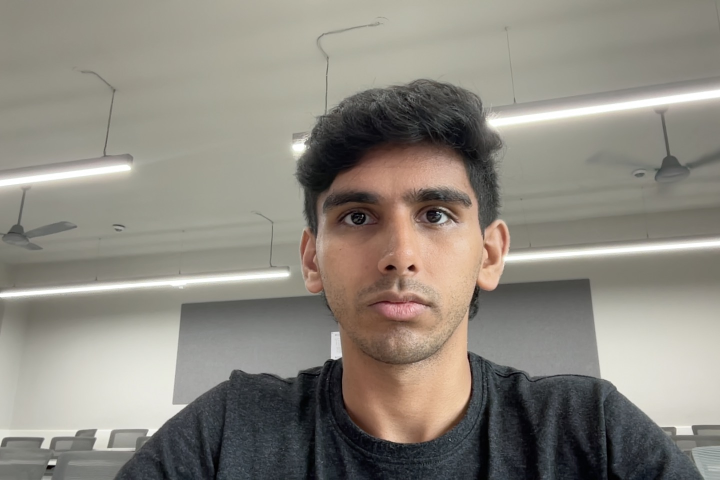
#> input picture known_faces/Aayush.jpg, 1440 x 960 px (shown at 1/2 size); its folder holds only this picture in this run
$ python -i face_database.py   (imports and definitions only)
#> lines starting #> are read from the running program, lines starting #| are printed output that depends on the picture
import sqlite3
import cv2
import numpy as np
import os
import pickle
import re

class FaceDatabase:
    def __init__(self, db_path="database/faces.db"):
        self.db_path = db_path
        self.face_cascade = cv2.CascadeClassifier(cv2.data.haarcascades + 'haarcascade_frontalface_default.xml')

        # Initialize LBPH recognizer
        self.face_recognizer = cv2.face.LBPHFaceRecognizer_create(radius=1, neighbors=8, grid_x=8, grid_y=8)

        # Maps for label <-> name and adaptive thresholds
        self.label_to_name = {}
        self.name_to_label = {}
        self.label_thresholds = {}

        self.init_database()

        # Load faces from known_faces folder if database is empty
        faces = self.get_all_faces()
        if len(faces) == 0:
            print("Database is empty. Loading faces from known_faces folder...")
            self.setup_known_faces()
        else:
            self._load_and_train_from_db()

    def init_database(self):
        """Initialize SQLite database"""
        os.makedirs(os.path.dirname(self.db_path), exist_ok=True)
        conn = sqlite3.connect(self.db_path)
        cursor = conn.cursor()

        cursor.execute('''
            CREATE TABLE IF NOT EXISTS faces (
                id INTEGER PRIMARY KEY AUTOINCREMENT,
                name TEXT NOT NULL,
                encoding BLOB NOT NULL,
                image_path TEXT
            )
        ''')
        conn.commit()
        conn.close()

    def add_face(self, name, image_path):
        """Add a face encoding to database using OpenCV"""
#> called with name = 'Aayush', image_path = 'known_faces/Aayush.jpg'
        # Normalize name
        name = self._normalize_name(name)

        # Load and detect the face
        image = cv2.imread(image_path)
#> image is the input picture: shape (960, 1440, 3); mean B, G, R 126.8, 135.6, 140.2
        if image is None:
            return False, "Could not load image"

        gray = cv2.cvtColor(image, cv2.COLOR_BGR2GRAY)
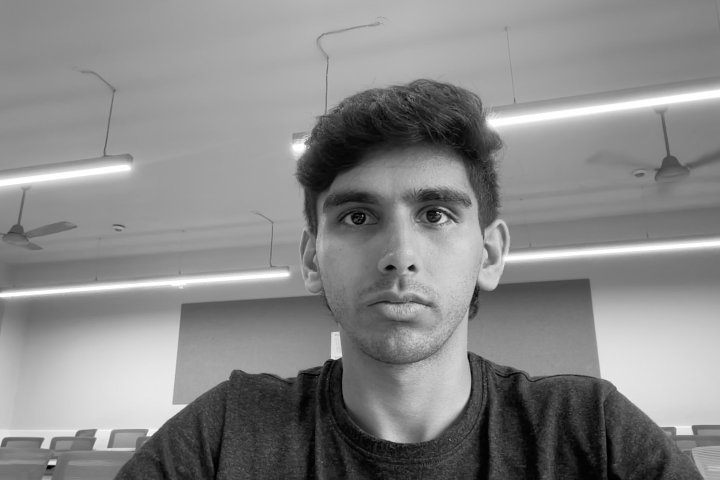
#> gray: shape (960, 1440) (shown at 1/2 size); min 0, max 255, mean 136
        faces = self.face_cascade.detectMultiScale(gray, 1.1, 4)
#> faces = [[594, 275, 409, 409]]

        if len(faces) == 0:
            return False, "No face found in image"

        # Get the first detected face
        (x, y, w, h) = faces[0]
#> x = 594; y = 275; w = 409; h = 409
        face_roi = gray[y:y+h, x:x+w]
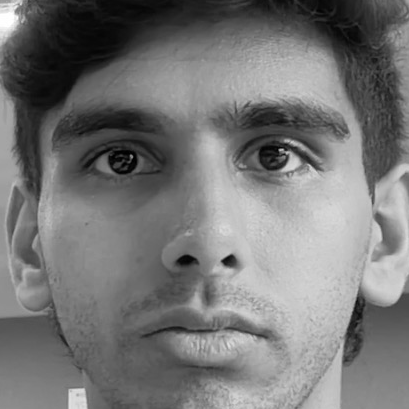
#> face_roi: shape (409, 409); min 0, max 255, mean 118.4

        # Resize and normalize
        face_roi = cv2.resize(face_roi, (100, 100))
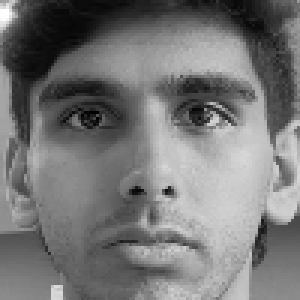
#> face_roi: shape (100, 100) (shown 3 times larger); min 1, max 255, mean 118.3
        clahe = cv2.createCLAHE(clipLimit=2.0, tileGridSize=(8, 8))
        face_roi = clahe.apply(face_roi)
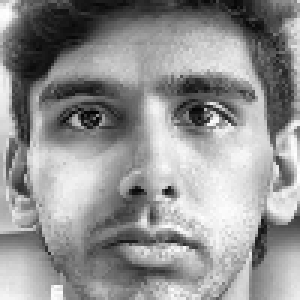
#> face_roi: shape (100, 100) (shown 3 times larger); min 3, max 255, mean 146

        # Store in database
        conn = sqlite3.connect(self.db_path)
        cursor = conn.cursor()

        try:
            face_bytes = pickle.dumps(face_roi)
            cursor.execute('''
                INSERT INTO faces (name, encoding, image_path)
                VALUES (?, ?, ?)
            ''', (name, face_bytes, image_path))
            conn.commit()

            # Retrain recognizer
            self._load_and_train_from_db()
            return True, "Face added successfully"
        except Exception as e:
            return False, f"Error: {str(e)}"
        finally:
            conn.close()

    def get_all_faces(self):
        """Retrieve all face encodings and names"""
        conn = sqlite3.connect(self.db_path)
        cursor = conn.cursor()
        cursor.execute('SELECT name, encoding FROM faces')

        faces = []
        for row in cursor.fetchall():
            name = row[0]
            encoding = pickle.loads(row[1])
            faces.append((name, encoding))

        conn.close()
        return faces

    def delete_face(self, name: str):
        """Delete a face by name"""
        conn = sqlite3.connect(self.db_path)
        try:
            cursor = conn.cursor()
            cursor.execute('DELETE FROM faces WHERE name = ?', (name,))
            conn.commit()
        finally:
            conn.close()

        self._load_and_train_from_db()
        return True

    # [12 lines left out: function reset_database, not called in this run]

    def setup_known_faces(self, faces_folder="known_faces"):
        """Setup database with images from known_faces folder"""
        if not os.path.exists(faces_folder):
            os.makedirs(faces_folder)
            print(f"Created {faces_folder} folder. Please add photos.")
            return

        entries = os.listdir(faces_folder)
        added_count = 0

        for entry in entries:
            entry_path = os.path.join(faces_folder, entry)

            if os.path.isdir(entry_path):
                # Person folder with multiple images
                person_name = self._normalize_name(entry)
                for file in os.listdir(entry_path):
                    if file.lower().endswith(('.jpg', '.jpeg', '.png')):
                        image_path = os.path.join(entry_path, file)
                        success, message = self.add_face(person_name, image_path)
                        if success:
                            added_count += 1
                        print(f"{person_name}: {message}")
            else:
                # Single image file
                if entry.lower().endswith(('.jpg', '.jpeg', '.png')):
                    base = os.path.splitext(entry)[0]
                    person_name = self._normalize_name(base)
                    success, message = self.add_face(person_name, entry_path)
                    if success:
                        added_count += 1
                    print(f"{person_name}: {message}")

        print(f"\n✅ Total faces added: {added_count}")

    def _normalize_name(self, raw_name: str) -> str:
        """Normalize filenames to canonical person name"""
        name = raw_name.strip()

        # Remove trailing patterns like (1), (2)
        name = re.sub(r"\s*\(\d+\)\s*$", "", name)

        # Remove trailing underscore/dash + digits
        name = re.sub(r"[_-]\d+\s*$", "", name)

        # Remove trailing space + digits
        name = re.sub(r"\s\d+\s*$", "", name)

        # Collapse extra spaces
        name = re.sub(r"\s+", " ", name)

        return name

    # [33 lines left out: function recognize_face, not called in this run]

    def _load_and_train_from_db(self):
        """Load all faces from DB and train LBPH recognizer"""
        faces = self.get_all_faces()

        if not faces:
            self.label_to_name = {}
            self.name_to_label = {}
            self.label_thresholds = {}
            return

        images = []
        labels = []
        self.label_to_name = {}
        self.name_to_label = {}
        self.label_thresholds = {}
        next_label = 0

        for name, face_img in faces:
            if name not in self.name_to_label:
                self.name_to_label[name] = next_label
                self.label_to_name[next_label] = name
                next_label += 1

            # Ensure correct size and normalization
            if len(face_img.shape) == 3:
                face_img = cv2.cvtColor(face_img, cv2.COLOR_BGR2GRAY)

            face_img = cv2.resize(face_img, (100, 100))
            clahe = cv2.createCLAHE(clipLimit=2.0, tileGridSize=(8, 8))
            face_img = clahe.apply(face_img)

            images.append(face_img)
            labels.append(self.name_to_label[name])

        if images and labels:
            # Train recognizer
            self.face_recognizer = cv2.face.LBPHFaceRecognizer_create(radius=1, neighbors=8, grid_x=8, grid_y=8)
            self.face_recognizer.train(images, np.array(labels, dtype=np.int32))

            # Calculate adaptive thresholds
            distances_per_label = {lbl: [] for lbl in set(labels)}

            for img, lbl in zip(images, labels):
                predicted_label, distance = self.face_recognizer.predict(img)
                if predicted_label == lbl:
                    distances_per_label[lbl].append(distance)

            # Strict thresholds to prevent false positives
            default_margin = 20.0  # Tighter margin for more accurate matching
            fallback_threshold = 100.0  # Stricter threshold to reduce false positives

            for lbl, dist_list in distances_per_label.items():
                if dist_list:
                    median_distance = float(np.median(dist_list))
                    # Use adaptive threshold with reasonable margin
                    self.label_thresholds[lbl] = min(fallback_threshold, median_distance + default_margin)
                else:
                    self.label_thresholds[lbl] = fallback_threshold

>>> result = FaceDatabase().delete_face('known_faces/Aayush.jpg')

$ run again, on known_faces/Divyansh.jpg
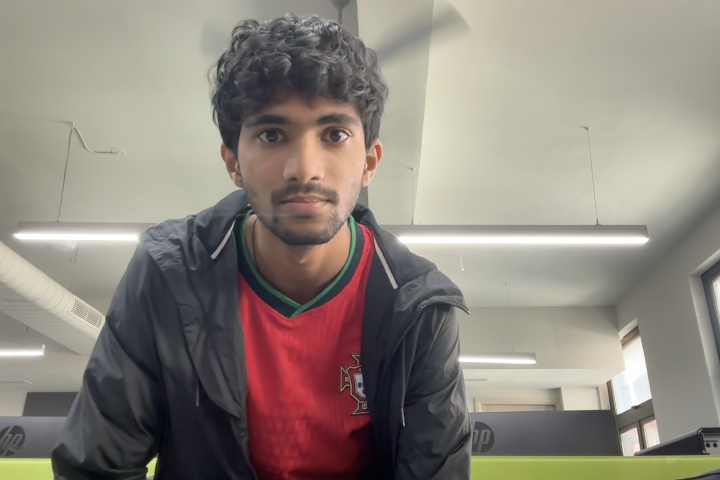
#> input picture known_faces/Divyansh.jpg, 1440 x 960 px (shown at 1/2 size)
#> in add_face, image is the input picture: shape (960, 1440, 3); mean B, G, R 124.6, 133.4, 141.9
#> in add_face, `gray = cv2.cvtColor(image, cv2.COLOR_BGR2GRAY)`:
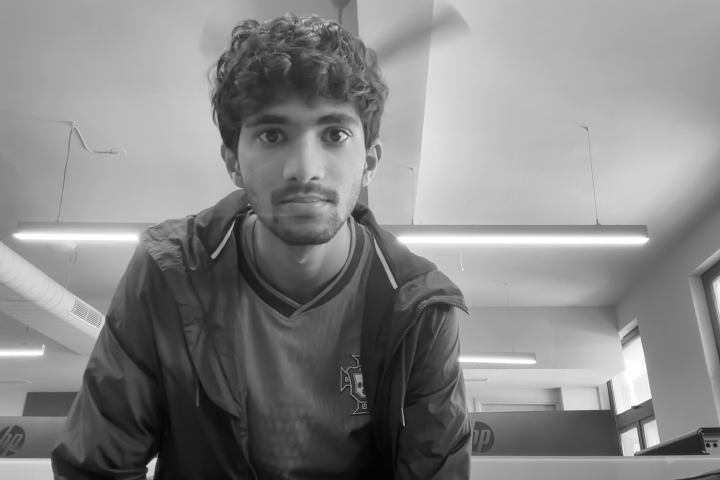
#> gray: shape (960, 1440) (shown at 1/2 size); min 2, max 255, mean 134.9
#> faces = [[427, 132, 362, 362]]
#> x = 427; y = 132; w = 362
#> in add_face, `face_roi = clahe.apply(face_roi)`:
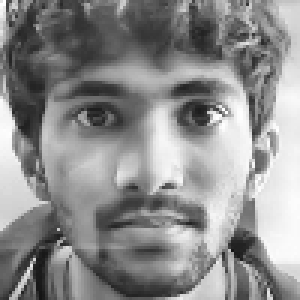
#> face_roi: shape (100, 100) (shown 3 times larger); min 20, max 255, mean 140.2

$ run again, on known_faces/Lalit.jpg
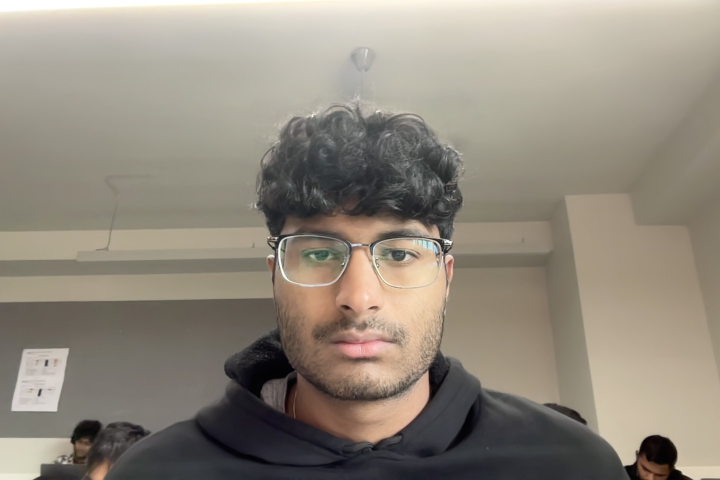
#> input picture known_faces/Lalit.jpg, 1440 x 960 px (shown at 1/2 size)
#> in add_face, image is the input picture: shape (960, 1440, 3); mean B, G, R 125.1, 137.4, 145.4
#> in add_face, `gray = cv2.cvtColor(image, cv2.COLOR_BGR2GRAY)`:
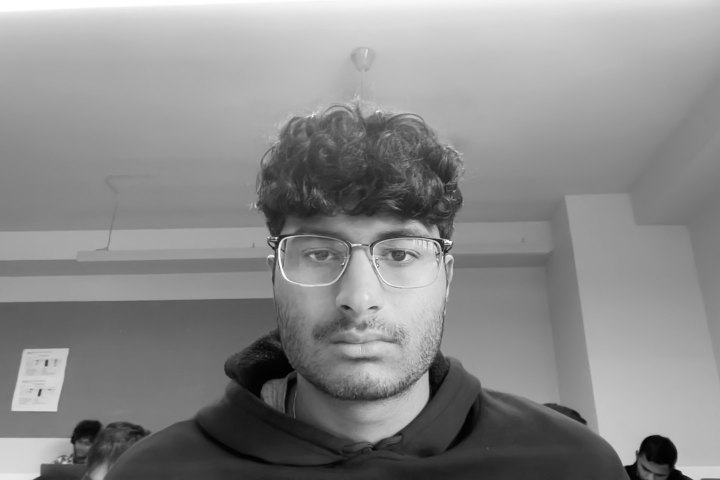
#> gray: shape (960, 1440) (shown at 1/2 size); min 0, max 255, mean 138.3
#> faces = [[518, 363, 403, 403]]
#> x = 518; y = 363; w = 403
#> in add_face, `face_roi = clahe.apply(face_roi)`:
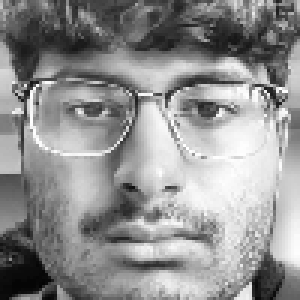
#> face_roi: shape (100, 100) (shown 3 times larger); min 3, max 255, mean 144.4

$ run again, on known_faces/Nandan.jpg
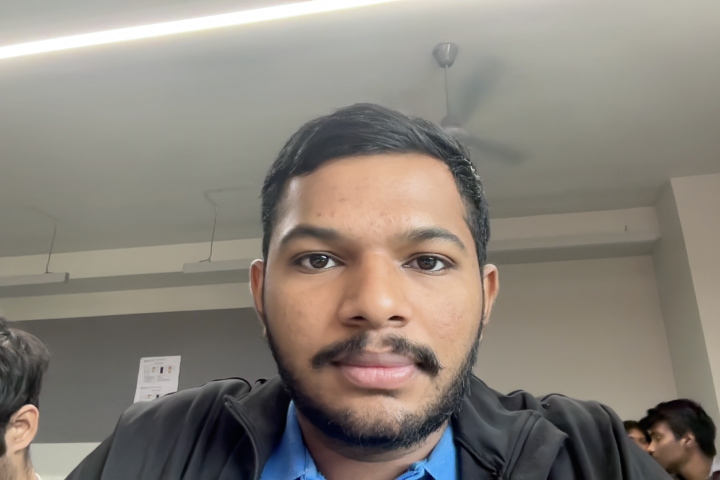
#> input picture known_faces/Nandan.jpg, 1440 x 960 px (shown at 1/2 size)
#> in add_face, image is the input picture: shape (960, 1440, 3); mean B, G, R 121.3, 130, 136.9
#> in add_face, `gray = cv2.cvtColor(image, cv2.COLOR_BGR2GRAY)`:
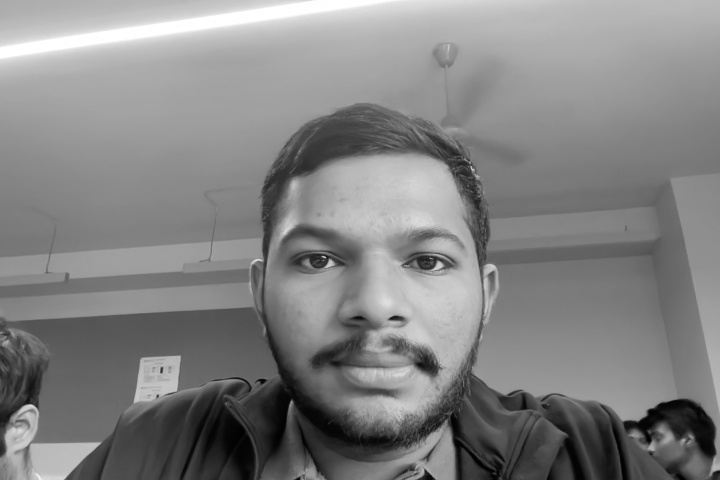
#> gray: shape (960, 1440) (shown at 1/2 size); min 0, max 255, mean 131.1
#> faces = [[491, 316, 513, 513]]
#> x = 491; y = 316; w = 513
#> in add_face, `face_roi = clahe.apply(face_roi)`:
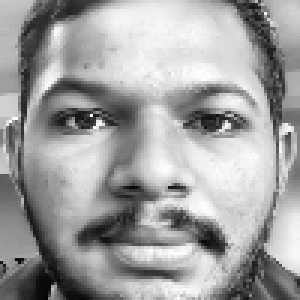
#> face_roi: shape (100, 100) (shown 3 times larger); min 4, max 255, mean 160.2
